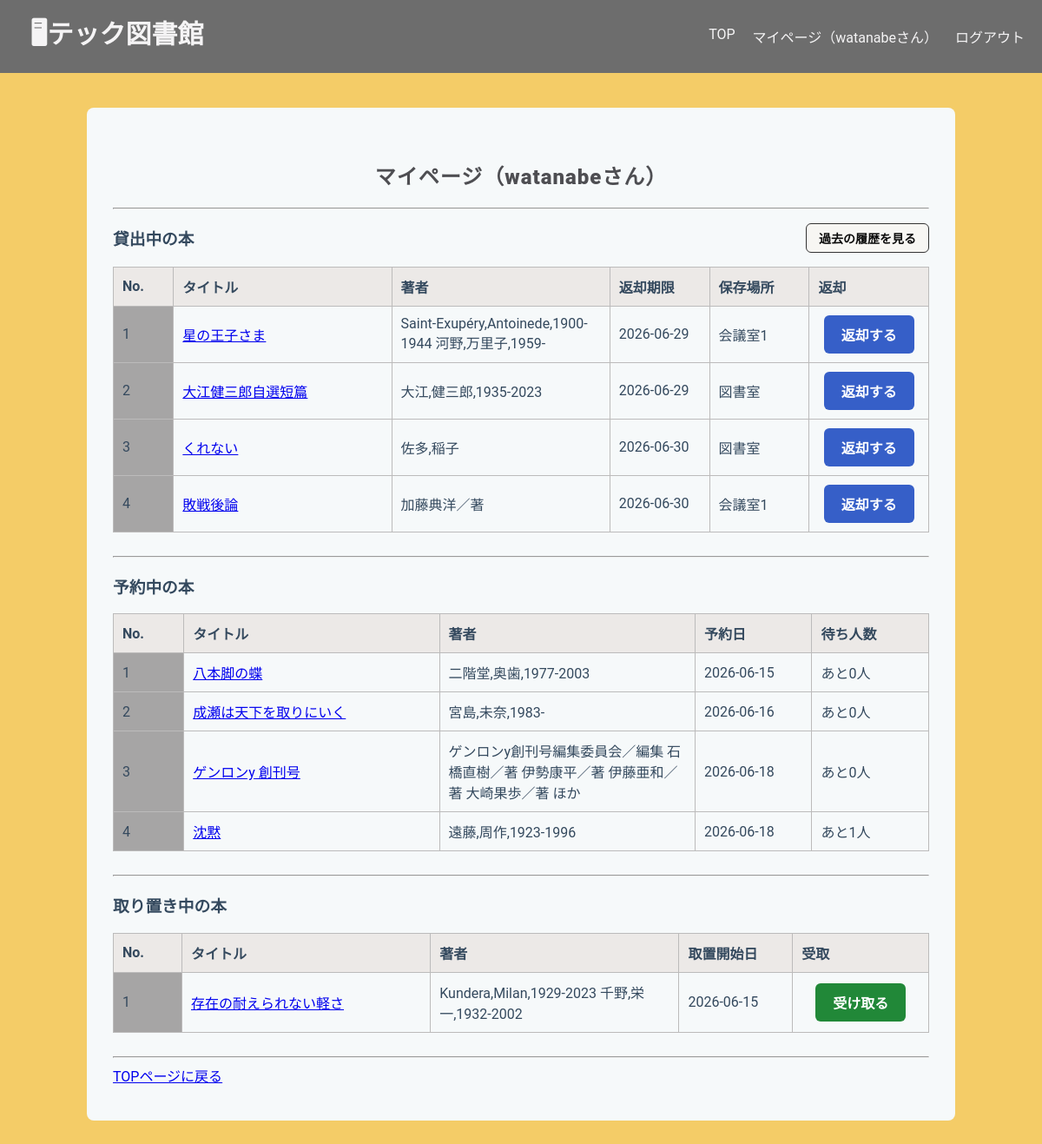
Page /library/mypage/ (signed in) on the earlier database version.
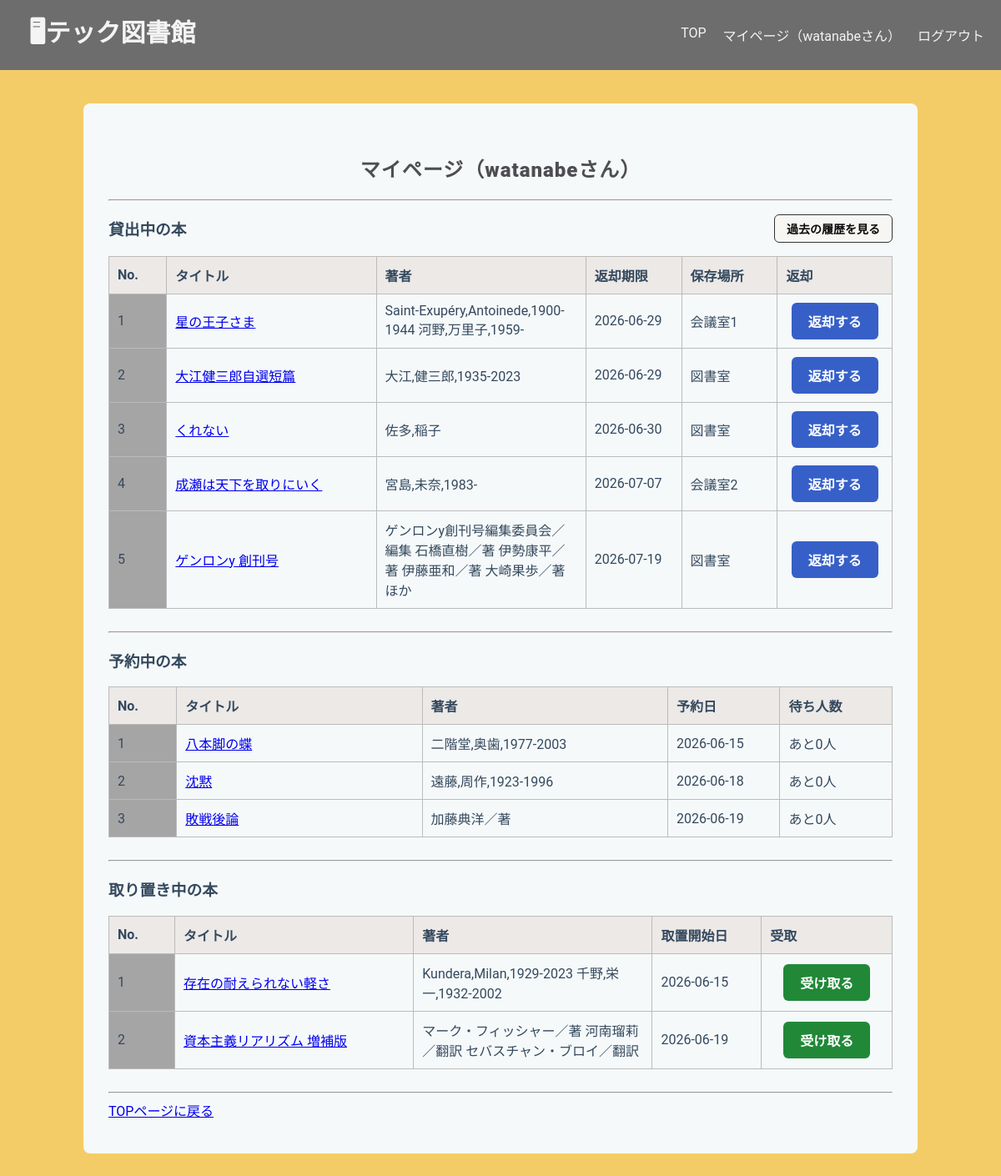
Same page on the later database version.
### libraryapp/models.py (models this page shows, shortened)
class Borrow(models.Model):
    user = models.ForeignKey(User, on_delete=models.CASCADE)
    stock = models.ForeignKey(
        Stock,
        on_delete=models.PROTECT,
        related_name="borrows"
    )
    borrowed_at = models.DateTimeField(default=timezone.now)
    due_date = models.DateField()
    returned_at = models.DateTimeField(null=True, blank=True)

class Stock(models.Model):
    book = models.ForeignKey(
        Book,
        on_delete=models.CASCADE,
        related_name="stocks"
    )
    location = models.ForeignKey(
        Location,
        on_delete=models.PROTECT,
        related_name="stocks"
    )
    is_available = models.BooleanField(default=True)

class Book(models.Model):
    isbn = models.CharField(
        max_length=17,
        help_text='ISBN-10 または ISBN-13（ハイフン可）',
        verbose_name='ISBN',
        unique=True,
    )
    title = models.CharField(max_length=200, blank=True)
    author = models.CharField(max_length=200, null=True, blank=True)
    publisher = models.CharField(max_length=200, null=True, blank=True)
    publication_date = models.DateField(null=True, blank=True)
    description = models.TextField(null=True, blank=True)
    cover_url = models.URLField(null=True, blank=True)
    edition_number = models.IntegerField(default=1)

class Location(models.Model):
    name = models.CharField(max_length=100)
    def __str__(self):
        return self.name

class Reservation(models.Model):
    user = models.ForeignKey(
        User,
        on_delete=models.CASCADE,
        related_name="reservations")
    book = models.ForeignKey(
        Book,
        on_delete=models.CASCADE,
        related_name="reservations")
    reserved_at = models.DateTimeField(auto_now_add=True)
    class Meta:
        ordering = ["reserved_at"] # 先着順
        unique_together = ("user", "book")

class HoldStock(models.Model):
    user = models.ForeignKey(User, on_delete=models.CASCADE)
    stock = models.ForeignKey(
        Stock,
        on_delete=models.CASCADE,
        related_name="hold"
    )
    created_at = models.DateTimeField(default=timezone.now)
    is_pickedup = models.BooleanField(default=False) # 受取済みか

### libraryapp/views.py (the view)
# urls.py: path('mypage/', views.MyPageView.as_view(), name='mypage'),
class MyPageView(LoginRequiredMixin, ListView):
    model = Borrow
    template_name = "libraryapp/mypage.html"
    context_object_name = "borrows"
    def get_queryset(self):
        return Borrow.objects.filter(
            user=self.request.user,
            returned_at__isnull=True
        ).select_related("stock__book")
    def get_context_data(self, **kwargs):
        context = super().get_context_data(**kwargs)
        reservations = Reservation.objects.filter(
            user=self.request.user
        ).select_related("book")
        for reservation in reservations:
            reservation.waiting_count = Reservation.objects.filter(
                book=reservation.book,
                reserved_at__lt=reservation.reserved_at
            ).count()
        context['reservations'] = reservations
        context['hold_stocks'] = HoldStock.objects.filter(
            user=self.request.user,
            is_pickedup=False
        ).select_related("stock__book")
        return context

### templates/libraryapp/mypage.html (shortened to what this page needs)
{% extends "libraryapp/base.html" %}
{% block content %}
<h2 class="h2">マイページ（{{ user.username }}さん）</h2>
<hr>
<div class="my-borrowed-header">
<h3>貸出中の本</h3>
<a href="{% url 'borrow_history' %}"
    class="action-button2">
    過去の履歴を見る
</a>
</div>
<table border="1">
    <tr>
        <th class="number-header">No.</th>
        <th class="title">タイトル</th>
        <th class="author">著者</th>
        <th class="date">返却期限</th>
        <th class="location">保存場所</th>
        <th class="button">返却</th>
    </tr>
    {% for borrow in borrows %}
    <tr>
        <td class="number">
            {{ forloop.counter }}
        </td>
        <td>
            <a href="{% url 'book_detail' borrow.stock.book.id %}">
                {{ borrow.stock.book.title }}
            </a>
        </td>
        <td>{{ borrow.stock.book.author }}</td>
        <td>{{ borrow.due_date|date:"Y-m-d" }}</td>
        <td>{{ borrow.stock.location }}</td>
        <td class="position-center">
            <a href="{% url 'return_book' borrow.id %}"
                class="action-button3">
                返却する
            </a>
        </td>
    </tr>
    {% empty %}
    <tr>
        <td colspan="6">貸出中の本はありません。</td>
    </tr>
    {% endfor %}
</table>
<br>
<hr>
<h3>予約中の本</h3>
<table border="1">
    <tr>
        <th class="number-header">No.</th>
        <th class="title">タイトル</th>
        <th class="author">著者</th>
        <th class="date">予約日</th>
        <th class="date">待ち人数</th>
    </tr>
    {% for reservation in reservations %}
    <tr>
        <td class="number">
            {{ forloop.counter }}
        </td>
        <td>
            <a href="{% url 'book_detail' reservation.book.id %}">
                {{ reservation.book.title }}
            </a>
        </td>
        <td>{{ reservation.book.author }}</td>
        <td>
            {{ reservation.reserved_at|date:"Y-m-d" }}
        </td>
        <td>
            あと{{ reservation.waiting_count }}人
        </td>
    </tr>
    {% empty %}
    <tr>
        <td colspan="5">予約中の本はありません。</td>
    </tr>
    {% endfor %}
</table>
<br>
<hr>
<h3>取り置き中の本</h3>
<table border="1">
    <tr>
        <th class="number-header">No.</th>
        <th class="title">タイトル</th>
        <th class="author">著者</th>
        <th class="date">取置開始日</th>
        <th class="button">受取</th>
    </tr>
    {% for hold in hold_stocks %}
    <tr>
        <td class="number">
            {{ forloop.counter }}
        </td>
        <td>
            <a href="{% url 'book_detail' hold.stock.book.id %}">
                {{ hold.stock.book.title }}
            </a>
        </td>
        <td>{{ hold.stock.book.author }}</td>
        <td>{{ hold.created_at|date:"Y-m-d" }}</td>
        <td class="position-center">
            <a href="{% url 'pickup_confirm' hold.id %}"
                class="action-button">
                受け取る
            </a>
        </td>
    </tr>
    {% empty %}
    <tr>
        <td colspan="5">受け取り可能な本はありません。</td>
    </tr>
    {% endfor %}
</table>
<br>
<hr>
<a href="{% url 'home' %}">TOPページに戻る</a>
{% endblock content %}

### templates/libraryapp/base.html (shortened to what this page needs)
<!DOCTYPE html>
<html lang="ja">
<head>
    {% load static %}
    <link rel="stylesheet" href="{% static 'libraryapp/base.css' %}">
</head>
<body>
    <header class="header">
        <h1>
            <a href="{% url 'home' %}">
                <strong>🖥テック図書館</strong>
            </a>
        </h1>
        <nav>
            <a href="{% url 'home' %}">TOP</a>
            <a href="{% url 'mypage' %}">マイページ（{{ user.username }}さん）</a>
            <form method="post" action="{% url 'logout' %}" class="logout-form">
                <button type="submit" class="logout-link">ログアウト</button>
            </form>
        </nav>
    </header>
    <main class="container">
        {% block content %}{% endblock %}
    </main>
</body>
</html>

### static/libraryapp/base.css (style rules this page uses)
body { font-family: 'Roboto', 'Segoe UI', Tahoma, Geneva, Verdana, sans-serif; background-color: #f4cc67; color: #34495e; margin: 0; }
.header { display: flex; background-color: #6d6d6d; justify-content: space-between; align-items: center; }
.header h1 { color: #f5f4f5; margin: 15px; width: auto; padding-left: 20px; font-size: 30px; }
.header h1 a { color: #f5f4f5; text-decoration: none; }
.header nav { color: #f5f4f5; display: flex; gap: 20px; width: auto; padding-right: 20px; margin: 0; }
.header nav a { color: #f5f4f5; text-decoration: none; }
.container { background-color: #f6f9fa; padding: 40px 30px; border-radius: 8px; max-width: 1000px; width: 100%; box-sizing: border-box; margin: 40px auto; }
.h2 { color: #4e4e52; text-align: center; margin-bottom: 20px; font-weight: 800; letter-spacing: 1px; }
form button { white-space: nowrap; background-color: #717071dc; color: #faf8f8; padding: 10px 20px; border: none; border-radius: 4px; cursor: pointer; font-size: 16px; font-weight: 500; }
table { border-collapse: collapse; width: 100%; }
th { width: 100px; text-align: left; padding: 10px; background-color: #ece9e7; border: 1px solid #bcbbbb; }
td { text-align: left; vertical-align: middle; padding: 10px; border: 1px solid #bcbbbb; }
th:first-child, td:first-child { text-align: left; }
.action-button { display: inline-block; background-color: #218838; color: white; padding: 10px 20px; border-radius: 6px; text-decoration: none; font-weight: bold; }
.action-button2 { display: inline-block; background-color: #f7f6f3; color: rgb(11, 11, 11); border: 1px solid #333; padding: 6px 14px; border-radius: 6px; text-decoration: none; font-weight: bold; font-size: 14px; }
.action-button3 { display: inline-block; background-color: #365fc8; color: white; padding: 10px 20px; border-radius: 6px; text-decoration: none; font-weight: bold; }
.logout-form { display: inline; }
.logout-form button { background: none; border: none; padding: 0; color: inherit; font: inherit; cursor: pointer; }
.number-header { width: 40px; }
.title { width: 200px; }
.author { width: 200px; }
.date { width: 80px; white-space: nowrap; }
.location { width: 80px; white-space: nowrap; }
.button { width: 100px; white-space: nowrap; }
.my-borrowed-header { display: flex; justify-content: space-between; align-items: center; margin-top: 16px; margin-bottom: 16px; }
.my-borrowed-header h3 { margin: 0; }
.number { background-color: #a6a5a5; }
.position-center { text-align: center; }

Differences in the rows shown:
no longer on this page (row edited): Borrow: stock.book "敗戦後論", stock.book.author "加藤典洋／著", due_date "2026-06-30", stock.location "会議室1"
removed Reservation: book "成瀬は天下を取りにいく", book.author "宮島,未奈,1983-", reserved_at "2026-06-16", waiting_count "0"
removed Reservation: book "ゲンロンy 創刊号", book.author "ゲンロンy創刊号編集委員会／編集 石橋直樹／著 伊勢康平／著 伊藤亜和／著 大崎果歩／著 ほか", reserved_at "2026-06-18", waiting_count "0"
added Borrow: stock.book "成瀬は天下を取りにいく", stock.book.author "宮島,未奈,1983-", due_date "2026-07-07", stock.location "会議室2"
added Borrow: stock.book "ゲンロンy 創刊号", stock.book.author "ゲンロンy創刊号編集委員会／編集 石橋直樹／著 伊勢康平／著 伊藤亜和／著 大崎果歩／著 ほか", due_date "2026-07-19", stock.location "図書室"
computed for Reservation "沈黙": waiting_count "1" → "0"
added Reservation: book "敗戦後論", book.author "加藤典洋／著", reserved_at "2026-06-19", waiting_count "0"
added HoldStock: stock.book "資本主義リアリズム 増補版", stock.book.author "マーク・フィッシャー／著 河南瑠莉／翻訳 セバスチャン・ブロイ／翻訳", created_at "2026-06-19"
